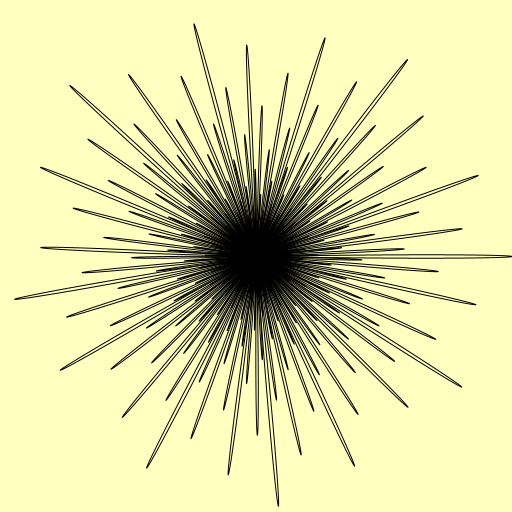
Frame 1 (no input)
Frame 60 (the mouse pressed at the canvas centre just before this capture): identical to frame 1, image omitted
Frame 120 (the mouse held since frame 60 and released just before this capture): identical to frame 1, image omitted

The Processing sketch that drew this single still picture (run headless with seeded random() and noise(); from frame 60 on, the mouse is pressed at the canvas centre):

// Processing sketch: processing_66263
// ── processing_66263.pde

float phi=1.6180339887498948482045868343656381177203091798057628;
float golden_angle=TWO_PI/phi;
float da=TWO_PI/360;
int t;

void setup() {
  size(512, 512);
  smooth();
  draw_figure();
}

void draw() {
}

void draw_figure() {
  float a=0;
  float x0=width/2;
  float x1, x2;
  float y0=height/2;
  float y1, y2;
  float r=height*2/3;
  background(255, 255, 192);
  stroke(0);
  //fill(255);
  while(r>32) {
    x1=x0+r*cos(a+da);
    y1=y0+r*sin(a+da);
    x2=x0+r*cos(a-da);
    y2=y0+r*sin(a-da);
    fill(0, r/2, r/2, t);
    beginShape();
    vertex(x0, y0);
    bezierVertex(x1, y1, x2, y2, x0, y0);
    endShape();
    r/=1.01;
    a+=golden_angle;
  }
}

void mouseMoved() {
  //da=abs(mouseX-width/2)/8*TWO_PI/360;
  da=mouseX/10*TWO_PI/360;
  t=int(mouseY*255/(height-1));
  draw_figure();
}

void mousePressed() {
  draw_figure();
}

void keyPressed() {
  draw_figure();
}
